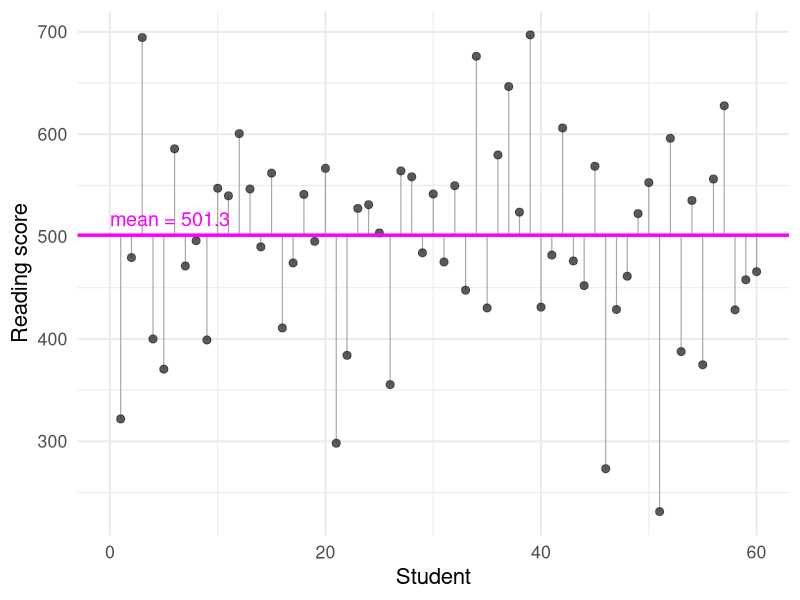
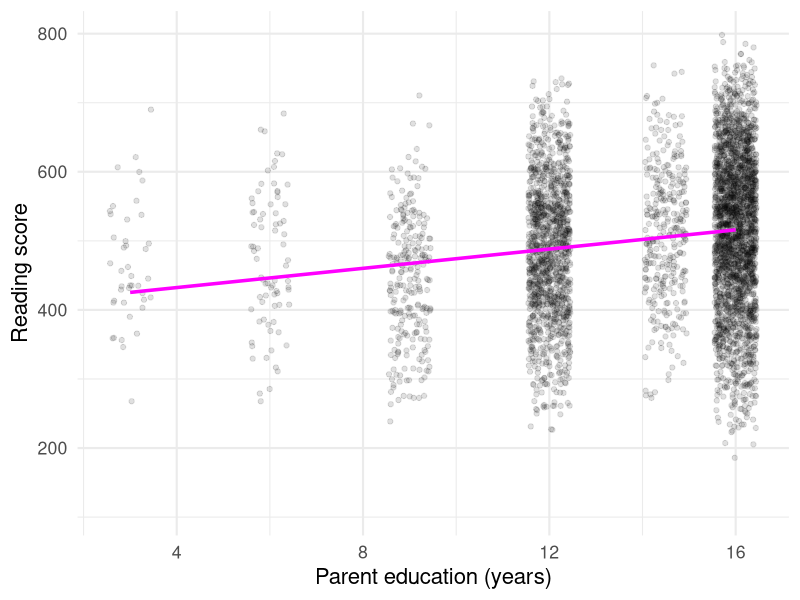
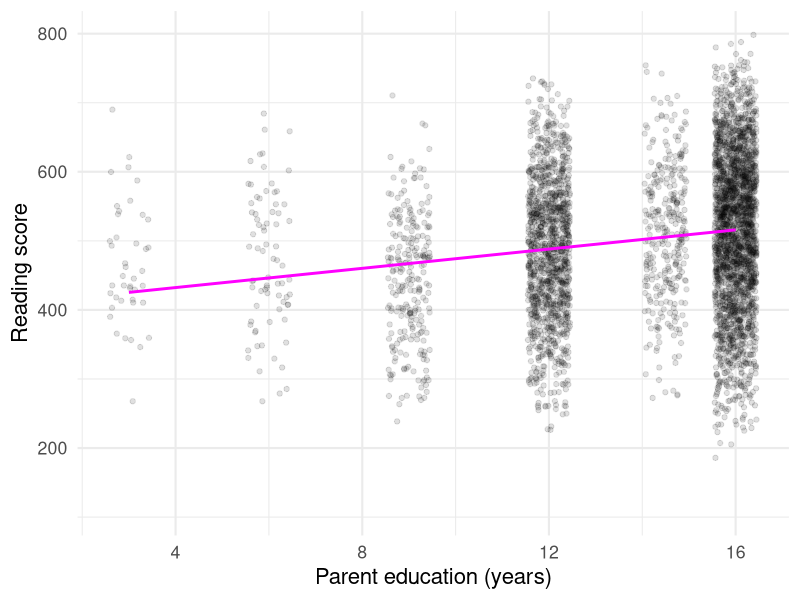
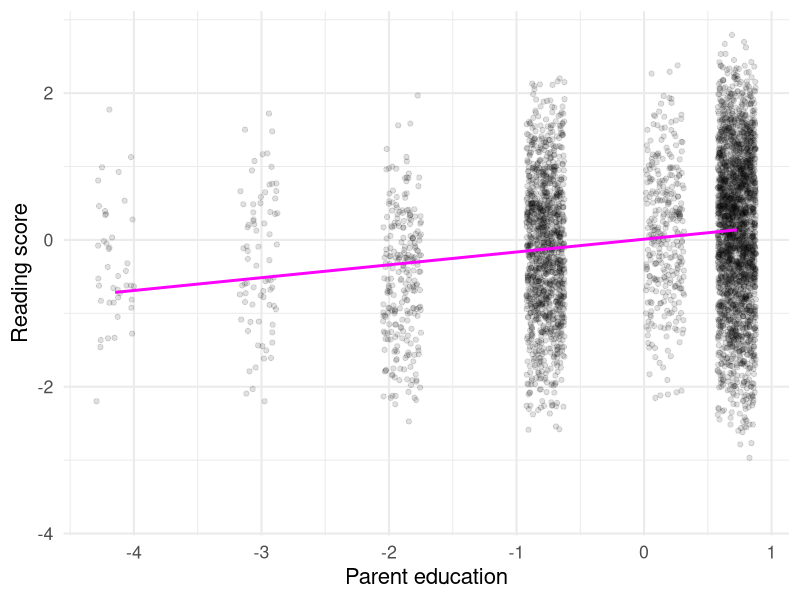
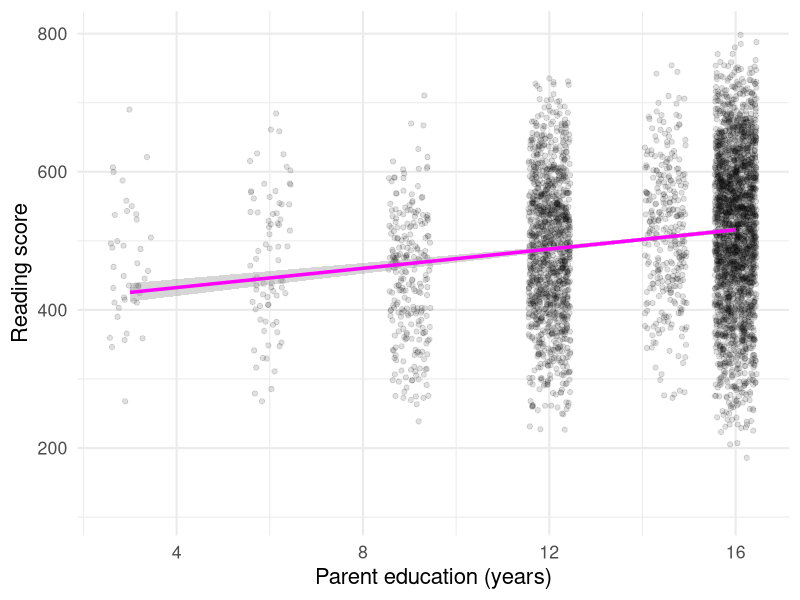
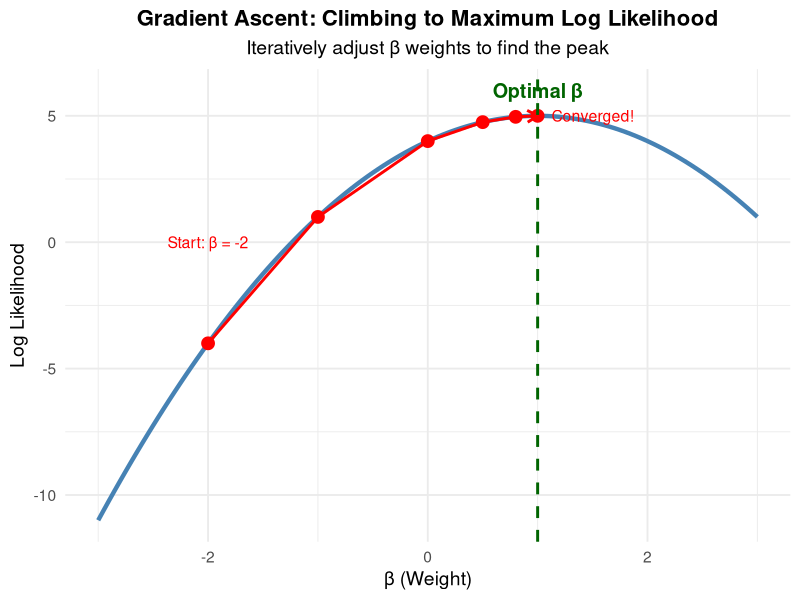

Reproduce these figures in R, in order.
## ---- chunk 1
#| include: false
library(tidyverse)

pisa <- read_csv("../rlabs/w01_data_pisa22_USA_cln.csv", show_col_types = FALSE)

theme_set(theme_minimal(base_size = 16))

# BOOKSHOME is coded 1, 2, 3, 4, 6, 7 in this extract -- there is no 5.
# Derive the levels from the data so plots never invent a category.
books_levels <- sort(unique(na.omit(pisa$BOOKSHOME)))

# Mean-centred versions for the interaction model. Books at home starts at 1
# and parent education at 3, so in an uncentred interaction the main effects
# are slopes at "the other predictor = 0" -- a point off both scales, which
# flips the parent-education coefficient negative for purely arithmetic
# reasons. Centring moves that reference point to the mean, so the main
# effects read as average slopes. The fit is untouched.
pared_mean <- mean(pisa$PAREDINT, na.rm = TRUE)
books_mean <- mean(pisa$BOOKSHOME, na.rm = TRUE)

pisa <- pisa |>
  mutate(
    PAREDINT_c  = PAREDINT - pared_mean,
    BOOKSHOME_c = BOOKSHOME - books_mean
  )

fmt <- function(x, d = 2) formatC(x, format = "f", digits = d, big.mark = ",")

coef_table <- function(model) {
  broom::tidy(model) |>
    mutate(
      term = recode(term,
        "(Intercept)"            = "Intercept",
        "PAREDINT"               = "Parent education",
        "BOOKSHOME"              = "Books at home",
        "PAREDINT:BOOKSHOME"     = "Parent education x Books",
        "PAREDINT_c"             = "Parent education",
        "BOOKSHOME_c"            = "Books at home",
        "PAREDINT_c:BOOKSHOME_c" = "Parent education x Books"
      ),
      across(c(estimate, std.error, statistic), ~ round(.x, 2)),
      p.value = ifelse(p.value < .001, "< .001", fmt(p.value, 3))
    ) |>
    rename(Term = term, Estimate = estimate, SE = std.error,
           t = statistic, p = p.value) |>
    knitr::kable()
}

# Overall model test. The coefficient table gives one t-test per predictor;
# this is the omnibus F comparing the whole model against an intercept-only
# model, so students see model-level and coefficient-level significance
# together.
model_fit <- function(model) {
  s <- summary(model)
  f <- s$fstatistic
  p <- pf(f[["value"]], f[["numdf"]], f[["dendf"]], lower.tail = FALSE)
  sprintf(
    "$R^2$ = %s, adj. $R^2$ = %s, $F$(%d, %s) = %s, $p$ %s, residual SE = %s",
    fmt(s$r.squared, 3),
    fmt(s$adj.r.squared, 3),
    as.integer(f[["numdf"]]),
    formatC(f[["dendf"]], format = "d", big.mark = ","),
    fmt(f[["value"]], 1),
    if (p < .001) "< .001" else paste("=", fmt(p, 3)),
    fmt(sigma(model), 1)
  )
}
## ---- chunk 2
#| echo: false
#| fig-height: 3.2
#| fig-width: 9
set.seed(625)
samp <- pisa |>
  filter(!is.na(READ_AVG)) |>
  slice_sample(n = 60) |>
  mutate(case = row_number())

read_mean <- mean(pisa$READ_AVG, na.rm = TRUE)

ggplot(samp, aes(x = case, y = READ_AVG)) +
  geom_segment(aes(xend = case, yend = read_mean),
               colour = "grey65", linewidth = 0.4) +
  geom_point(size = 2.4, alpha = 0.8, colour = "grey20") +
  geom_hline(yintercept = read_mean, colour = "magenta", linewidth = 1.2) +
  annotate("text", x = 0, y = read_mean,
           label = paste0("mean = ", fmt(read_mean, 1)),
           colour = "magenta", hjust = 0, vjust = -0.6, size = 5) +
  labs(x = "Student", y = "Reading score")
## ---- chunk 3
#| echo: false
#| fig-height: 3.4
#| fig-width: 9
#| warning: false
ggplot(pisa, aes(x = PAREDINT, y = READ_AVG)) +
  geom_jitter(width = 0.45, alpha = 0.12) +
  geom_smooth(method = "lm", se = FALSE, colour = "magenta", linewidth = 1.2) +
  labs(x = "Parent education (years)", y = "Reading score")
## ---- chunk 4
#| echo: false
#| fig-height: 3.6
#| fig-width: 4.5
#| warning: false
ggplot(pisa, aes(x = PAREDINT, y = READ_AVG)) +
  geom_jitter(width = 0.45, alpha = 0.12) +
  geom_smooth(method = "lm", se = FALSE, colour = "magenta") +
  labs(x = "Parent education (years)", y = "Reading score")
## ---- chunk 5
#| echo: false
#| fig-height: 3.6
#| fig-width: 4.5
#| warning: false
pisa |>
  mutate(z_pared = scale(PAREDINT)[, 1], z_read = scale(READ_AVG)[, 1]) |>
  ggplot(aes(x = z_pared, y = z_read)) +
  geom_jitter(width = 0.15, alpha = 0.12) +
  geom_smooth(method = "lm", se = FALSE, colour = "magenta") +
  labs(x = "Parent education", y = "Reading score")
## ---- chunk 6
#| echo: false
pisa |>
  select(Reading = READ_AVG, `Parent ed` = PAREDINT, Books = BOOKSHOME) |>
  cor(use = "pairwise.complete.obs") |>
  round(2) |>
  knitr::kable()
## ---- chunk 7
#| echo: false
#| fig-height: 3
#| fig-width: 9
#| warning: false
m1 <- lm(READ_AVG ~ PAREDINT_c, data = pisa)

# Plotted on the raw scale: centring shifts the intercept, not the line.
ggplot(pisa, aes(x = PAREDINT, y = READ_AVG)) +
  geom_jitter(width = 0.45, alpha = 0.12) +
  geom_smooth(method = "lm", se = TRUE, colour = "magenta", linewidth = 1.2) +
  labs(x = "Parent education (years)", y = "Reading score")
## ---- chunk 8
#| echo: false
coef_table(m1)
## ---- chunk 9
#| echo: false
m2 <- lm(READ_AVG ~ PAREDINT_c + BOOKSHOME_c, data = pisa)

coef_table(m2)
## ---- chunk 10
#| echo: false
#| fig-height: 3
#| fig-width: 9
#| warning: false
m3 <- lm(READ_AVG ~ PAREDINT_c * BOOKSHOME_c, data = pisa)

coef_table(m3)
## ---- chunk 11
#| include: false
cov_pb <- cov(pisa$PAREDINT, pisa$BOOKSHOME, use = "pairwise.complete.obs")
var_p  <- var(pisa$PAREDINT, na.rm = TRUE)
a1 <- cov_pb / var_p
a0 <- books_mean - a1 * pared_mean

cov_br <- cov(pisa$BOOKSHOME, pisa$READ_AVG, use = "pairwise.complete.obs")
var_b  <- var(pisa$BOOKSHOME, na.rm = TRUE)
b1 <- cov_br / var_b
b0 <- read_mean - b1 * books_mean
## ---- chunk 12
# Create visualization of gradient ascent
beta_vals <- seq(-3, 3, by = 0.05)
# Simulate a log-likelihood curve (inverted parabola)
log_lik_vals <- -(beta_vals - 1)^2 + 5

gradient_df <- data.frame(
  beta = beta_vals,
  log_likelihood = log_lik_vals
)

# Points showing gradient ascent steps
ascent_points <- data.frame(
  step = 0:5,
  beta = c(-2, -1, 0, 0.5, 0.8, 1),
  log_lik = c(-((-2) - 1)^2 + 5, -((-1) - 1)^2 + 5, -((0) - 1)^2 + 5,
              -((0.5) - 1)^2 + 5, -((0.8) - 1)^2 + 5, -((1) - 1)^2 + 5)
)

ggplot(gradient_df, aes(x = beta, y = log_likelihood)) +
  geom_line(size = 1.5, color = "steelblue") +
  geom_point(data = ascent_points, aes(x = beta, y = log_lik),
             color = "red", size = 4) +
  geom_path(data = ascent_points, aes(x = beta, y = log_lik),
            color = "red", size = 1, arrow = arrow(length = unit(0.3, "cm"))) +
  geom_vline(xintercept = 1, linetype = "dashed", color = "darkgreen", size = 1) +
  annotate("text", x = 1, y = 6, label = "Optimal β",
           color = "darkgreen", size = 5, fontface = "bold") +
  annotate("text", x = -2, y = 0, label = "Start: β = -2",
           color = "red", size = 4) +
  annotate("text", x = ascent_points$beta[6] + 0.5, y = ascent_points$log_lik[6],
           label = "Converged!", color = "red", size = 4) +
  labs(
    title = "Gradient Ascent: Climbing to Maximum Log Likelihood",
    subtitle = "Iteratively adjust β weights to find the peak",
    x = "β (Weight)",
    y = "Log Likelihood"
  ) +
  theme_minimal(base_size = 14) +
  theme(
    plot.title = element_text(face = "bold", hjust = 0.5, size = 16),
    plot.subtitle = element_text(hjust = 0.5)
  )
